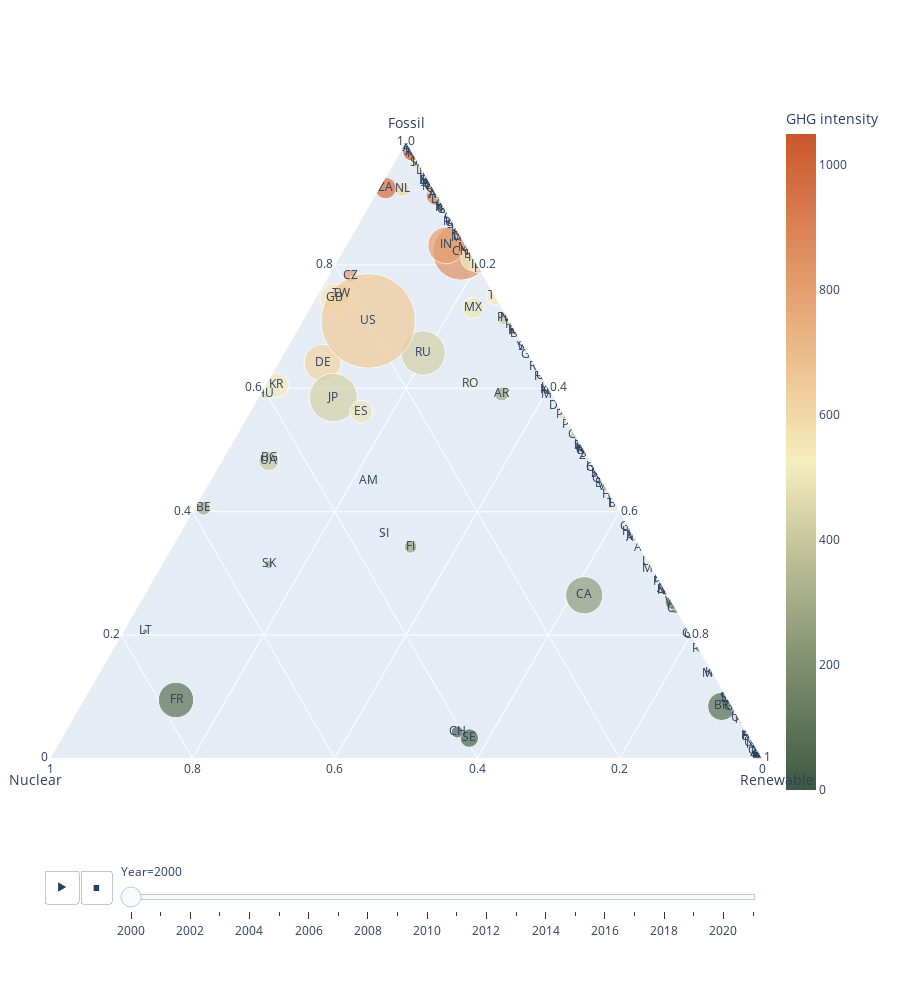

Notebook code for this chart:
### Code cell
fig = px.scatter_ternary(data_to_plot,
                         a='Fossil',
                         b='Nuclear',
                         c='Renewable',
                         hover_name='Area',
                         color='GHG intensity',
                         size='Production',
                         size_max=100,
                         height=1000,
                         animation_frame='Year',
#                          animation_group='Year',
                         text='Area short',
    color_continuous_scale='fall')

fig.update_layout(
    hovermode="closest",
    hoverlabel_namelength=-1,
#     height=200 + 250 * (i + 1),
    showlegend=False,
    margin=dict(l=50, r=10, b=200, t=100, pad=100),
#     font=C.figure_font,
    xaxis={'automargin': True},
    yaxis={'automargin': True}
)
fig.show()

### Figure 1 — Plotly figure (JSON) as saved in the notebook; plotly's stock layout.template omitted (floating-point values rounded to 4 significant figures; data arrays with more than 128 entries replaced by an {"elided": "..."} marker saying what was removed)
{"data": [{"a": {"elided": "212 float values"}, "b": {"elided": "212 float values"}, "c": {"elided": "212 float values"}, "hovertemplate": "<b>%{hovertext}</b><br><br>Year=2000<br>Fossil=%{a}<br>Nuclear=%{b}<br>Renewable=%{c}<br>Production=%{marker.size}<br>Area short=%{text}<br>GHG intensity=%{marker.color}<extra></extra>", "hovertext": {"elided": "212 str values"}, "legendgroup": "", "marker": {"color": {"elided": "212 float values"}, "coloraxis": "coloraxis", "size": {"elided": "212 float values"}, "sizemode": "area", "sizeref": 0.8484, "symbol": "circle"}, "mode": "markers+text", "name": "", "showlegend": false, "subplot": "ternary", "text": {"elided": "212 str values"}, "type": "scatterternary"}], "layout": {"coloraxis": {"colorbar": {"title": {"text": "GHG intensity"}}, "colorscale": [[0, "rgb(61, 89, 65)"], [0.1667, "rgb(119, 136, 104)"], [0.3333, "rgb(181, 185, 145)"], [0.5, "rgb(246, 237, 189)"], [0.6667, "rgb(237, 187, 138)"], [0.8333, "rgb(222, 138, 90)"], [1, "rgb(202, 86, 44)"]]}, "height": 1000, "hoverlabel": {"namelength": -1}, "hovermode": "closest", "legend": {"itemsizing": "constant", "tracegroupgap": 0}, "margin": {"b": 200, "l": 50, "pad": 100, "r": 10, "t": 100}, "showlegend": false, "sliders": [{"active": 0, "currentvalue": {"prefix": "Year="}, "len": 0.9, "pad": {"b": 10, "t": 60}, "steps": [{"args": [["2000"], {"frame": {"duration": 0, "redraw": true}, "fromcurrent": true, "mode": "immediate", "transition": {"duration": 0, "easing": "linear"}}], "label": "2000", "method": "animate"}, {"args": [["2001"], {"frame": {"duration": 0, "redraw": true}, "fromcurrent": true, "mode": "immediate", "transition": {"duration": 0, "easing": "linear"}}], "label": "2001", "method": "animate"}, {"args": [["2002"], {"frame": {"duration": 0, "redraw": true}, "fromcurrent": true, "mode": "immediate", "transition": {"duration": 0, "easing": "linear"}}], "label": "2002", "method": "animate"}, {"args": [["2003"], {"frame": {"duration": 0, "redraw": true}, "fromcurrent": true, "mode": "immediate", "transition": {"duration": 0, "easing": "linear"}}], "label": "2003", "method": "animate"}, {"args": [["2004"], {"frame": {"duration": 0, "redraw": true}, "fromcurrent": true, "mode": "immediate", "transition": {"duration": 0, "easing": "linear"}}], "label": "2004", "method": "animate"}, {"args": [["2005"], {"frame": {"duration": 0, "redraw": true}, "fromcurrent": true, "mode": "immediate", "transition": {"duration": 0, "easing": "linear"}}], "label": "2005", "method": "animate"}, {"args": [["2006"], {"frame": {"duration": 0, "redraw": true}, "fromcurrent": true, "mode": "immediate", "transition": {"duration": 0, "easing": "linear"}}], "label": "2006", "method": "animate"}, {"args": [["2007"], {"frame": {"duration": 0, "redraw": true}, "fromcurrent": true, "mode": "immediate", "transition": {"duration": 0, "easing": "linear"}}], "label": "2007", "method": "animate"}, {"args": [["2008"], {"frame": {"duration": 0, "redraw": true}, "fromcurrent": true, "mode": "immediate", "transition": {"duration": 0, "easing": "linear"}}], "label": "2008", "method": "animate"}, {"args": [["2009"], {"frame": {"duration": 0, "redraw": true}, "fromcurrent": true, "mode": "immediate", "transition": {"duration": 0, "easing": "linear"}}], "label": "2009", "method": "animate"}, {"args": [["2010"], {"frame": {"duration": 0, "redraw": true}, "fromcurrent": true, "mode": "immediate", "transition": {"duration": 0, "easing": "linear"}}], "label": "2010", "method": "animate"}, {"args": [["2011"], {"frame": {"duration": 0, "redraw": true}, "fromcurrent": true, "mode": "immediate", "transition": {"duration": 0, "easing": "linear"}}], "label": "2011", "method": "animate"}, {"args": [["2012"], {"frame": {"duration": 0, "redraw": true}, "fromcurrent": true, "mode": "immediate", "transition": {"duration": 0, "easing": "linear"}}], "label": "2012", "method": "animate"}, {"args": [["2013"], {"frame": {"duration": 0, "redraw": true}, "fromcurrent": true, "mode": "immediate", "transition": {"duration": 0, "easing": "linear"}}], "label": "2013", "method": "animate"}, {"args": [["2014"], {"frame": {"duration": 0, "redraw": true}, "fromcurrent": true, "mode": "immediate", "transition": {"duration": 0, "easing": "linear"}}], "label": "2014", "method": "animate"}, {"args": [["2015"], {"frame": {"duration": 0, "redraw": true}, "fromcurrent": true, "mode": "immediate", "transition": {"duration": 0, "easing": "linear"}}], "label": "2015", "method": "animate"}, {"args": [["2016"], {"frame": {"duration": 0, "redraw": true}, "fromcurrent": true, "mode": "immediate", "transition": {"duration": 0, "easing": "linear"}}], "label": "2016", "method": "animate"}, {"args": [["2017"], {"frame": {"duration": 0, "redraw": true}, "fromcurrent": true, "mode": "immediate", "transition": {"duration": 0, "easing": "linear"}}], "label": "2017", "method": "animate"}, {"args": [["2018"], {"frame": {"duration": 0, "redraw": true}, "fromcurrent": true, "mode": "immediate", "transition": {"duration": 0, "easing": "linear"}}], "label": "2018", "method": "animate"}, {"args": [["2019"], {"frame": {"duration": 0, "redraw": true}, "fromcurrent": true, "mode": "immediate", "transition": {"duration": 0, "easing": "linear"}}], "label": "2019", "method": "animate"}, {"args": [["2020"], {"frame": {"duration": 0, "redraw": true}, "fromcurrent": true, "mode": "immediate", "transition": {"duration": 0, "easing": "linear"}}], "label": "2020", "method": "animate"}, {"args": [["2021"], {"frame": {"duration": 0, "redraw": true}, "fromcurrent": true, "mode": "immediate", "transition": {"duration": 0, "easing": "linear"}}], "label": "2021", "method": "animate"}], "x": 0.1, "xanchor": "left", "y": 0, "yanchor": "top"}], "ternary": {"aaxis": {"title": {"text": "Fossil"}}, "baxis": {"title": {"text": "Nuclear"}}, "caxis": {"title": {"text": "Renewable"}}, "domain": {"x": [0, 1], "y": [0, 1]}}, "updatemenus": [{"buttons": [{"args": [null, {"frame": {"duration": 500, "redraw": true}, "fromcurrent": true, "mode": "immediate", "transition": {"duration": 500, "easing": "linear"}}], "label": "&#9654;", "method": "animate"}, {"args": [[null], {"frame": {"duration": 0, "redraw": true}, "fromcurrent": true, "mode": "immediate", "transition": {"duration": 0, "easing": "linear"}}], "label": "&#9724;", "method": "animate"}], "direction": "left", "pad": {"r": 10, "t": 70}, "showactive": false, "type": "buttons", "x": 0.1, "xanchor": "right", "y": 0, "yanchor": "top"}], "xaxis": {"automargin": true}, "yaxis": {"automargin": true}}}
